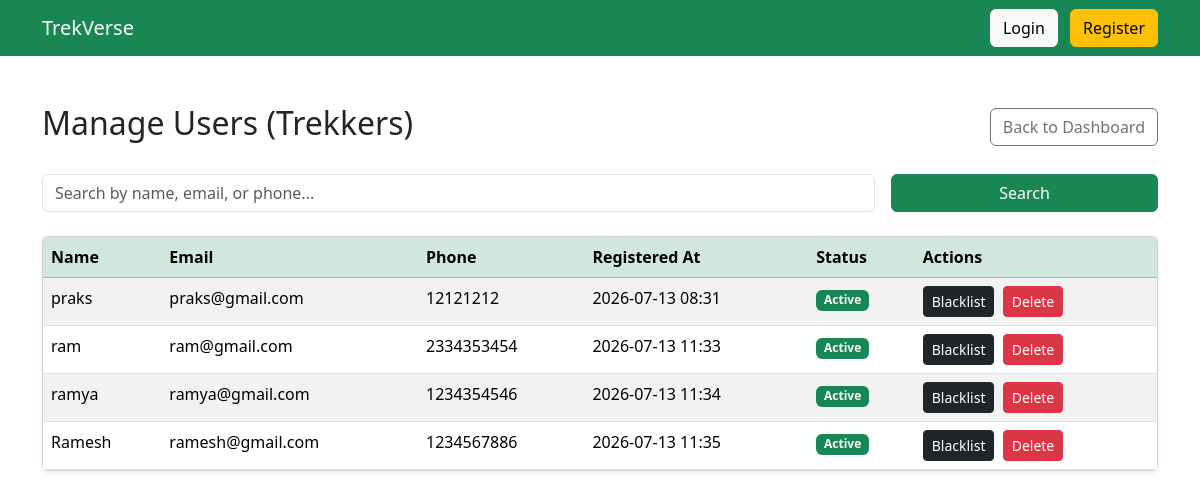
/admin/users (signed in), run on an earlier commit of the app's database.
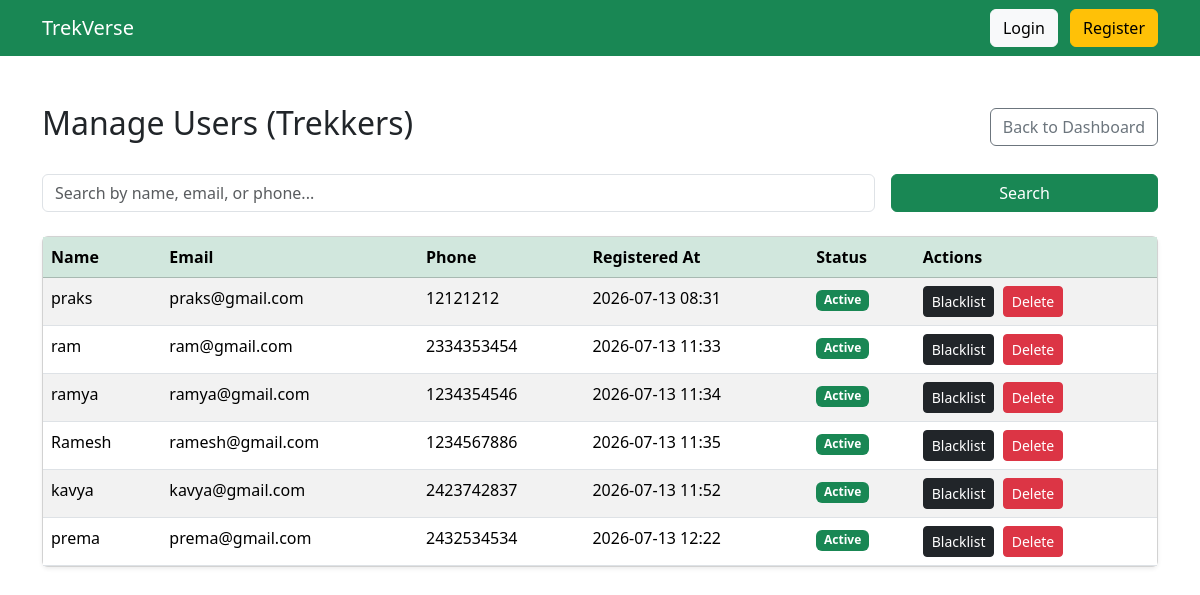
And on a later commit of the database.
### models.py (models this page shows)
class User(db.Model):
    __tablename__ = "users"
    id = db.Column(db.Integer, primary_key=True)
    name = db.Column(db.String(100), nullable=False)
    email = db.Column(db.String(120), unique=True, nullable=False)
    password = db.Column(db.String(255), nullable=False)
    phone = db.Column(db.String(15))
    role = db.Column(db.String(20), nullable=False)
    approved = db.Column(db.Boolean, default=False)
    blacklisted = db.Column(db.Boolean, default=False)
    experience_years = db.Column(db.Integer, default=0)
    skills = db.Column(db.String(255), default="")
    bio = db.Column(db.Text, default="")
    created_at = db.Column(db.DateTime, default=datetime.utcnow)
    managed_treks = db.relationship(
        "Trek",
        backref="staff",
        lazy=True
    )
    bookings = db.relationship(
        "Booking",
        backref="user",
        lazy=True
    )

### routes.py (the view)
    @app.route("/admin/users")
    def admin_users():
        if "user_id" not in session or session["role"] != "admin":
            return "Access Denied"
        q = request.args.get("q", "")
        if q:
            users = User.query.filter(
                User.role == "user",
                (User.name.like(f"%{q}%") | User.email.like(f"%{q}%") | User.phone.like(f"%{q}%"))
            ).all()
        else:
            users = User.query.filter_by(role="user").all()
        return render_template("admin/users.html", users=users, q=q)

### templates/admin/users.html
{% extends "base.html" %}
{% block content %}
<div class="d-flex justify-content-between align-items-center mb-4">
    <h2>Manage Users (Trekkers)</h2>
    <a href="/admin/dashboard" class="btn btn-outline-secondary">Back to Dashboard</a>
</div>
<form method="GET" action="/admin/users" class="row g-3 mb-4">
    <div class="col-md-9">
        <input type="text" name="q" class="form-control" placeholder="Search by name, email, or phone..." value="{{ q or '' }}">
    </div>
    <div class="col-md-3">
        <button type="submit" class="btn btn-success w-100">Search</button>
    </div>
</form>
<div class="card shadow-sm">
    <div class="card-body p-0">
        <table class="table table-striped table-hover mb-0">
            <thead class="table-success">
                <tr>
                    <th>Name</th>
                    <th>Email</th>
                    <th>Phone</th>
                    <th>Registered At</th>
                    <th>Status</th>
                    <th>Actions</th>
                </tr>
            </thead>
            <tbody>
                {% for user in users %}
                <tr>
                    <td>{{ user.name }}</td>
                    <td>{{ user.email }}</td>
                    <td>{{ user.phone or 'N/A' }}</td>
                    <td>{{ user.created_at.strftime('%Y-%m-%d %H:%M') }}</td>
                    <td>
                        {% if user.blacklisted %}
                        <span class="badge bg-danger">Blacklisted</span>
                        {% else %}
                        <span class="badge bg-success">Active</span>
                        {% endif %}
                    </td>
                    <td>
                        <a href="/admin/user/toggle_blacklist/{{ user.id }}?from=users" class="btn btn-sm {% if user.blacklisted %}btn-warning{% else %}btn-dark{% endif %} me-1">
                            {% if user.blacklisted %}Unblacklist{% else %}Blacklist{% endif %}
                        </a>
                        <form action="/admin/user/delete/{{ user.id }}?from=users" method="POST" class="d-inline" onsubmit="return confirm('Are you sure you want to delete this user?');">
                            <button type="submit" class="btn btn-sm btn-danger">Delete</button>
                        </form>
                    </td>
                </tr>
                {% else %}
                <tr>
                    <td colspan="6" class="text-center py-4">No users found.</td>
                </tr>
                {% endfor %}
            </tbody>
        </table>
    </div>
</div>
{% endblock %}

What changed in the data, as far as the page shows it:
added User: name "kavya", email "kavya@gmail.com", phone "2423742837", created_at "2026-07-13 11:52", blacklisted "Active"
added User: name "prema", email "prema@gmail.com", phone "2432534534", created_at "2026-07-13 12:22", blacklisted "Active"
